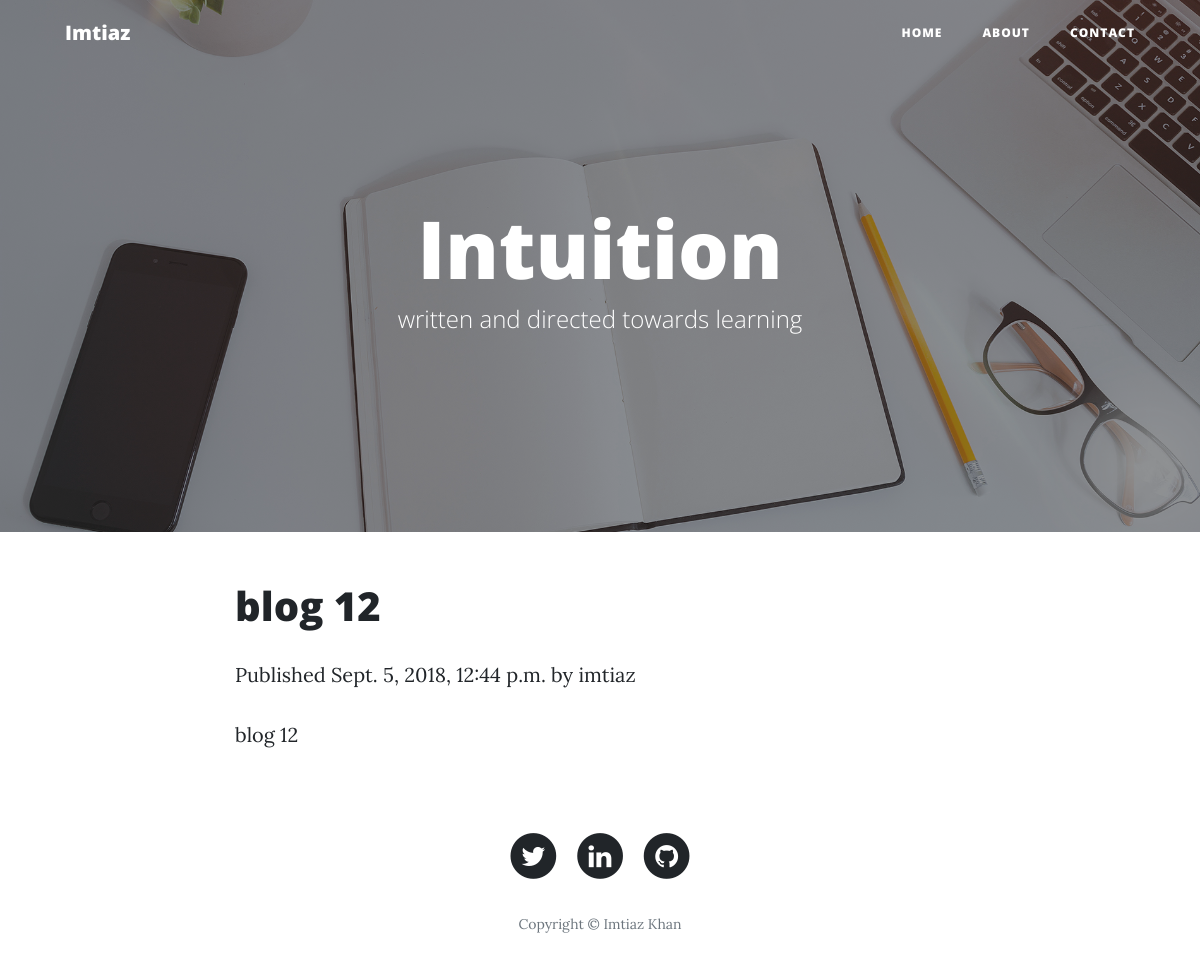
/blog/2018/9/5/blog-12/, run on the app's committed database.
### blog/models.py (models this page shows, shortened)
class Post(models.Model):
    objects = models.Manager()
    published = PublishedManager()
    STATUS_CHOICES = (('draft', 'Draft'),('published', 'Published'),)
    title = models.CharField(max_length=250)
    slug = models.SlugField(max_length=250,unique_for_date='publish')
    author = models.ForeignKey(User,on_delete=models.CASCADE,related_name='blog_posts')
    body = models.TextField()
    publish = models.DateTimeField(default=timezone.now)
    created = models.DateTimeField(auto_now_add=True)
    updated = models.DateTimeField(auto_now=True)
    status = models.CharField(max_length=10,choices=STATUS_CHOICES,default='draft')
    class Meta:
        ordering = ('-publish',)

### blog/views.py (the view)
# urls.py: path('<int:year>/<int:month>/<int:day>/<slug:post>/',post_detail,name='post_detail'),
def post_detail(request, year, month, day, post,**kwargs):
    post = get_object_or_404(Post, slug=post,
    status='published',
    publish__year=year,
    publish__month=month,
    publish__day=day)
    return render(request,'blog/post/detail.html',{'post': post})

### blog/templates/blog/post/detail.html (shortened to what this page needs)
{% extends "blog/post/index.html" %}
{% block content %}
<h1>{{ post.title }}</h1>
<p class="date">
Published {{ post.publish }} by {{ post.author }}
</p>
<div class="content-markdown">
  <p class ="blog_content_paragraph">{{ post.body }}</p>
</div>
{% endblock %}

### data on the page
Post: title "blog 12", publish "Sept. 5, 2018, 12:44 p.m.", author "imtiaz", body "blog 12"
